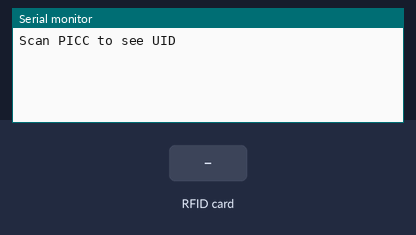
The sketch below on a simulated ESP32. Shown: the last lines printed to the serial monitor. The test bench sets the inputs (shaded band). No radio packets arrive unless stated.

Above: at 1.2 s.
1.3 s: RFID card 5E 7A 19 C4 held to the reader
At 1.7 s:
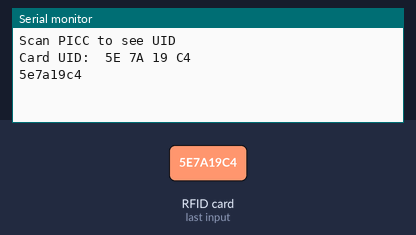
At 2.5 s:
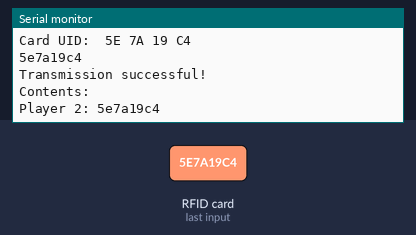

The sketch:

ourama-node.ino
```cpp
#include <SPI.h>
#include <MFRC522v2.h>
#include <MFRC522DriverSPI.h>
#include <MFRC522DriverPinSimple.h>
#include <MFRC522Debug.h>
#include <nRF24L01.h>
#include <RF24.h>

#define PLAYER_ID 2 // Player ID for the RFID reader
// Declare the slave select (SS) pin (GPIO 5) for the RFID reader
MFRC522DriverPinSimple ss_pin(5);

// Initializes the SPI driver and the MFRC522 object for the RFID module
MFRC522DriverSPI driver{ss_pin}; // Create SPI driver
MFRC522 mfrc522{driver};         // Create MFRC522 instance

// Creates a pointer to a secondary SPI bus (HSPI), used for the nRF24L01
SPIClass * hspi = new SPIClass(HSPI);

// Defines CE and CSN pins for the nRF24L01 module
#define CE_PIN   4
#define CSN_PIN 15

// Creates a radio object using defined control pins
RF24 radio(CE_PIN, CSN_PIN);  // CE, CSN

// Defines a pipe address (5 characters + null terminator) for nRF24L01 communication
const byte address[6]="00001";

void setup() {
  // Starts serial communication and waits until it's ready.
  Serial.begin(9600);
  while(!Serial);

  // Initializes the RFID reader and prints its firmware version
  mfrc522.PCD_Init();
  MFRC522Debug::PCD_DumpVersionToSerial(mfrc522, Serial);
  Serial.println(F("Scan PICC to see UID"));

  // Starts the HSPI with custom pin numbers:
  // SCK=14, MISO=12, MOSI=13, SS=15
  // Initializes the radio object using the hspi bus
  hspi->begin(14, 12, 13, 15);
  radio.begin(hspi);

  // Checks if the radio is working; if not, it halts the program.
  if (!radio.begin()) {
    Serial.println("nRF24L01 not responding!");
    while (1);
  }

  // Configures the nRF24L01
  // Writing pipe
  radio.openWritingPipe(address);
  // Power level: Minimum
  radio.setPALevel(RF24_PA_MIN);
  // Data rate: 1 Mbps
  radio.setDataRate(RF24_250KBPS);
  // Channel 108
  radio.setChannel(108);
  // Disable the radio auto-acknowledgment
  radio.setAutoAck(true);
  radio.enableDynamicPayloads();
  // Retries 5 times, 15 delay units
  radio.setRetries(5, 15);
  // Sets the module to transmit mode
  radio.stopListening();
}

void loop() {
  // Reset the loop if no new card present on the sensor/reader. This saves the entire process when idle.
	if (!mfrc522.PICC_IsNewCardPresent()) {
		return;
	}

	// Select one of the cards.
	if (!mfrc522.PICC_ReadCardSerial()) {
		return;
	}

  // Prints the UID to the serial monitor.
  Serial.print("Card UID: ");
  MFRC522Debug::PrintUID(Serial, (mfrc522.uid));
  Serial.println();

  // Save the UID on a String variable
  String uidString = "";
  for (byte i = 0; i < mfrc522.uid.size; i++) {
    if (mfrc522.uid.uidByte[i] < 0x10) {
      uidString += "0";
    }
    uidString += String(mfrc522.uid.uidByte[i], HEX);
  }
  Serial.println(uidString);

  // Stops communication with the current card.
  mfrc522.PICC_HaltA(); // Halt PICC

  // Short delay before transmission.
  delay(500);

  // Create a buffer with "player 1: " prefix
  char transmissionBuffer[25] = {0};  // Large enough for prefix + UID + null terminator
  sprintf(transmissionBuffer, "Player %d: ", PLAYER_ID);
  strcat(transmissionBuffer, uidString.c_str());

  // Sends the combined buffer via nRF24L01
  bool success = radio.write(&transmissionBuffer, sizeof(transmissionBuffer));

  // Prints success or failure message.
  if (success) {
    Serial.print("Transmission successful!\n");
    Serial.print("Contents:\n");
    Serial.println(transmissionBuffer);
  } else {
    Serial.println("Transmission failed!");
    radio.printDetails();
  }
   // Waits 1 second before checking for a new card.
   delay(1000);
}
```

Measured:
- after the input at 1.3 s, the serial monitor: prints a new line at once (image 1)
